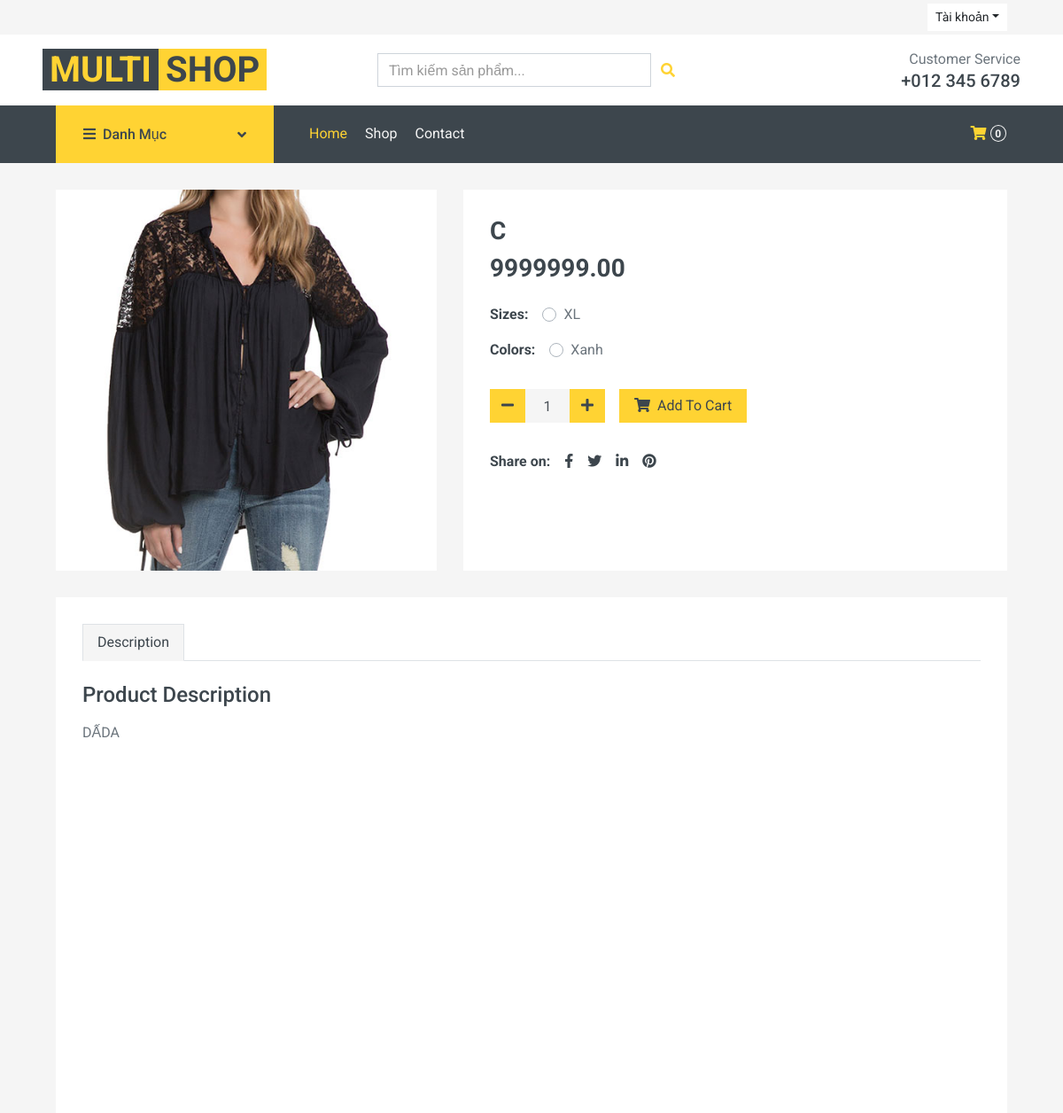
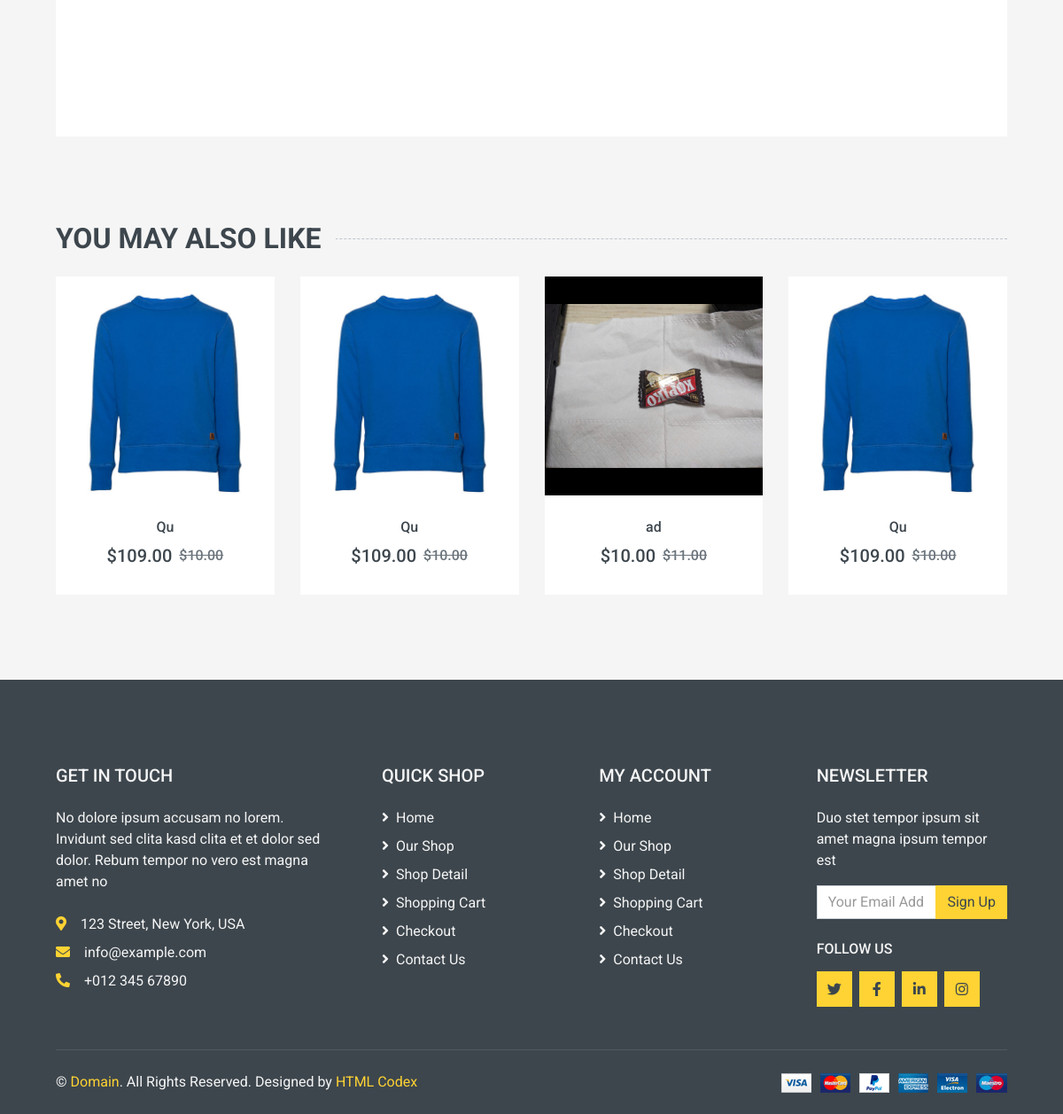
The app's page /sanpham/chitietsanpham/3/ with its own data (2 pictures, top to bottom).
### sanpham/models.py (models this page shows, shortened)
class SanPham(models.Model):
    ma_danh_muc = models.ForeignKey(DanhMuc, on_delete=models.CASCADE)
    ten_san_pham = models.CharField(max_length=200)
    mo_ta = models.TextField(blank=True, null=True)
    gia = models.DecimalField(max_digits=10, decimal_places=2)
    giakm = models.DecimalField(max_digits=10, decimal_places=2)
    anh_dai_dien = models.ImageField(upload_to='sanpham/', blank=True, null=True)
    trang_thai = models.BooleanField(default=True)

### sanpham/views.py (the view)
# urls.py: path('chitietsanpham/<int:id>/', chitietsanpham, name='chitietsanpham'),
def chitietsanpham(request, id):
    ctsp = SanPham.objects.get(id=id)
    sizes = list(ctsp.bienthesanpham_set.values_list('kich_thuoc', flat=True).distinct())
    colors = list(ctsp.bienthesanpham_set.values_list('mau_sac', flat=True).distinct())
    menudanhmuc = DanhMuc.objects.filter(trang_thai=True)
    sanpham = SanPham.objects.filter(trang_thai=True).exclude(id=id).order_by('?')[:4]
    return render(request, 'detail.html', {'ctsp': ctsp, 'sizes': sizes, 'colors': colors, 'menudanhmuc': menudanhmuc, 'sanpham': sanpham})

### giohang/context_processors.py (called while the page is built)
def cart_context(request):
    cart_total_items = 0
    if request.user.is_authenticated:
        try:
            gio_hang_db = GioHang.objects.get(ma_nguoi_dung=request.user)
            result = ChiTietGioHang.objects.filter(ma_gio_hang=gio_hang_db).aggregate(
                total_quantity=Sum('so_luong')
            )
            cart_total_items = result.get('total_quantity') or 0
        except GioHang.DoesNotExist:
            cart_total_items = 0
    else:
        gio_hang_session = request.session.get('giohang', {})
        cart_total_items = sum(item.get('so_luong', 0) for item in gio_hang_session.values())
    return {
        'cart_total_items': cart_total_items
    }

### sanpham/templates/detail.html (shortened to what this page needs)
{% extends 'base.html' %}
{% load static %}
{% block cssblock%}
    <link href="https://cdnjs.cloudflare.com/ajax/libs/font-awesome/5.10.0/css/all.min.css" rel="stylesheet">
    <link href="{% static 'lib/animate/animate.min.css' %}" rel="stylesheet">
    <link href="{% static 'lib/owlcarousel/assets/owl.carousel.min.css' %}" rel="stylesheet">
    <link href="{% static 'css/style.css' %}" rel="stylesheet">
{% endblock %}
{% block content %}
    <form action="{% url 'them_vao_gio_hang' %}" method="POST" id="add-to-cart-form">
    <div class="container-fluid pb-5">
        <div class="row px-xl-5">
            <div class="col-lg-5 mb-30">
                <div id="product-carousel" class="carousel slide" data-ride="carousel">
                    <div class="carousel-inner bg-light">
                        <div class="carousel-item active">
                            <img id="product-img" class="w-100 h-100" src="{{ ctsp.anh_dai_dien.url }}" alt="Image">
                        </div>
                    </div>
                    <a class="carousel-control-prev" href="#product-carousel" data-slide="prev">
                    </a>
                    <a class="carousel-control-next" href="#product-carousel" data-slide="next">
                    </a>
                </div>
            </div>
            <div class="col-lg-7 h-auto mb-30">
                <div class="h-100 bg-light p-30">
                    <h3>{{ctsp.ten_san_pham}}</h3>
                    <h3 class="font-weight-semi-bold mb-4">{{ctsp.giakm}}</h3>
                    <div class="d-flex mb-3">
                        <strong class="text-dark mr-3">Sizes:</strong>
                        {% for i in sizes %}
                            <div class="custom-control custom-radio custom-control-inline">
                                <label class="custom-control-label" for="size-{{ forloop.counter }}">{{i}}</label>
                            </div>
                            {% endfor %}
                        </div>
                    <div class="d-flex mb-4">
                        <strong class="text-dark mr-3">Colors:</strong>
                        {% for i in colors %}
                            <div class="custom-control custom-radio custom-control-inline">
                                <label class="custom-control-label" for="color-{{ forloop.counter }}">{{i}}</label>
                            </div>
                            {% endfor %}
                        </div>
                    <div class="d-flex align-items-center mb-4 pt-2">
                        <div class="input-group quantity mr-3" style="width: 130px;">
                            <div class="input-group-btn">
                                <button type="button" class="btn btn-primary btn-minus"> <i class="fa fa-minus"></i>
                                </button>
                            </div>
                            <input type="text" name="so_luong" id="quantity-input" class="form-control bg-secondary border-0 text-center" value="1">
                            <div class="input-group-btn">
                                <button type="button" class="btn btn-primary btn-plus"> <i class="fa fa-plus"></i>
                                </button>
                            </div>
                        </div>
                        <button class="btn btn-primary px-3"><i class="fa fa-shopping-cart mr-1"></i> Add To
                            Cart</button>
                    </div>
                    <div class="d-flex pt-2">
                        <strong class="text-dark mr-2">Share on:</strong>
                        <div class="d-inline-flex">
                            <a class="text-dark px-2" href="">
                                <i class="fab fa-facebook-f"></i>
                            </a>
                            <a class="text-dark px-2" href="">
                                <i class="fab fa-twitter"></i>
                            </a>
                            <a class="text-dark px-2" href="">
                                <i class="fab fa-linkedin-in"></i>
                            </a>
                            <a class="text-dark px-2" href="">
                                <i class="fab fa-pinterest"></i>
                            </a>
                        </div>
                    </div>
                </div>
            </div>
        </div>
        <div class="row px-xl-5">
            <div class="col">
                <div class="bg-light p-30">
                    <div class="nav nav-tabs mb-4">
                        <a class="nav-item nav-link text-dark active" data-toggle="tab" href="#tab-pane-1">Description</a>
                    </div>
                    <div class="tab-content">
                        <div class="tab-pane fade show active" id="tab-pane-1">
                            <h4 class="mb-3">Product Description</h4>
                            <p>{{ctsp.mo_ta}}</p>
                        </div>
                        </div>
                    </div>
                </div>
            </div>
        </div>
    {% load static %}
</form> <div class="container-fluid py-5">
        <h2 class="section-title position-relative text-uppercase mx-xl-5 mb-4"><span class="bg-secondary pr-3">You May Also Like</span></h2>
        <div class="row px-xl-5">
            <div class="col">
                <div class="owl-carousel related-carousel">
                        {% for sp in sanpham %}
                    <div class="product-item bg-light">
                        <div class="product-img position-relative overflow-hidden">
                            <img class="img-fluid w-100" src="{{ sp.anh_dai_dien.url }}" alt="">
                            <div class="product-action">
                            </div>
                        </div>
                        <div class="text-center py-4">
                            <a class="h6 text-decoration-none text-truncate" href="">{{ sp.ten_san_pham }}</a>
                            <div class="d-flex align-items-center justify-content-center mt-2">
                                <h5>${{ sp.giakm }}</h5><h6 class="text-muted ml-2"><del>${{ sp.gia }}</del></h6>
                            </div>
                        </div>
                    </div>
                          {% endfor %}
                </div>
            </div>
        </div>
    </div>
    {% endblock %}

### records on screen
SanPham: anh_dai_dien (picture), ten_san_pham "C", giakm "9999999.00", mo_ta "DẤDA"
SanPham: anh_dai_dien (picture), ten_san_pham "Qu", giakm "109.00", gia "10.00"
SanPham: anh_dai_dien (picture), ten_san_pham "Qu", giakm "109.00", gia "10.00"
SanPham: anh_dai_dien (picture), ten_san_pham "ad", giakm "10.00", gia "11.00"
SanPham: anh_dai_dien (picture), ten_san_pham "Qu", giakm "109.00", gia "10.00"

### other values on screen
{{ cart_total_items }} "0"
{{ i }} "XL"
{{ i }} "Xanh"
